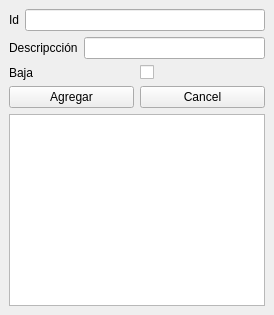
<?xml version="1.0" encoding="UTF-8"?>
<ui version="4.0">
 <class>MyApp</class>
 
 <!-- Ventana con centralizado -->
 <widget class="QMainWindow" name="MyApp">
  <widget class="QWidget" name="centralwidget">
   <layout class="QVBoxLayout" name="main_layout">


    <!-- Id -->
    <item>
    <layout class="QHBoxLayout">
        
     <item>
      <widget class="QLabel" name="label_id">
       <property name="text">
        <string>Id</string>
       </property>
      </widget>
     </item>
     
     <item>
      <widget class="QLineEdit" name="entry_id">
      </widget>
     </item>

    </layout>
    </item>
    

    <!-- Descripcción -->
    <item>
    <layout class="QHBoxLayout">
        
     <item>
      <widget class="QLabel" name="label_description">
       <property name="text">
        <string>Descripcción</string>
       </property>
      </widget>
     </item>
     
     <item>
      <widget class="QLineEdit" name="entry_description">
      </widget>
     </item>

    </layout>
    </item>
    

    <!-- Baja Checkbox -->
    <item>
    <layout class="QHBoxLayout">
        
     <item>
      <widget class="QLabel" name="label_degristation">
       <property name="text">
        <string>Baja</string>
       </property>
      </widget>
     </item>
     
     <item>
      <widget class="QCheckBox" name="checkbox_degristation">
      </widget>
     </item>

    </layout>
    </item>
    
    
    <!-- Agragar y actualizar -->
    <item>
    <layout class="QHBoxLayout">
        
     <item>
      <widget class="QPushButton" name="button_add">
       <property name="text">
        <string>Agregar</string>
       </property>
      </widget>
     </item>
     
     <item>
      <widget class="QPushButton" name="button_cancel">
       <property name="text"><string>Cancel</string></property>
      </widget>
     </item>

    </layout>
    </item>
    

    <!-- Tabla -->
    <item>
     <widget class="QTableWidget" name="table">
     </widget>
    </item>


    <!-- Espacio -->
    <!-- 
    <item>
     <spacer name="verticalSpacer">
      <property name="orientation">
       <enum>Qt::Vertical</enum>
      </property>
      <property name="sizeHint" stdset="0">
       <size>
        <width>20</width>
        <height>40</height>
       </size>
      </property>
     </spacer>
    </item>
    -->
    
   </layout>
  </widget> <!-- Central widget para centrar todo -->
 </widget>

 <resources/>
 <connections/>
</ui>
